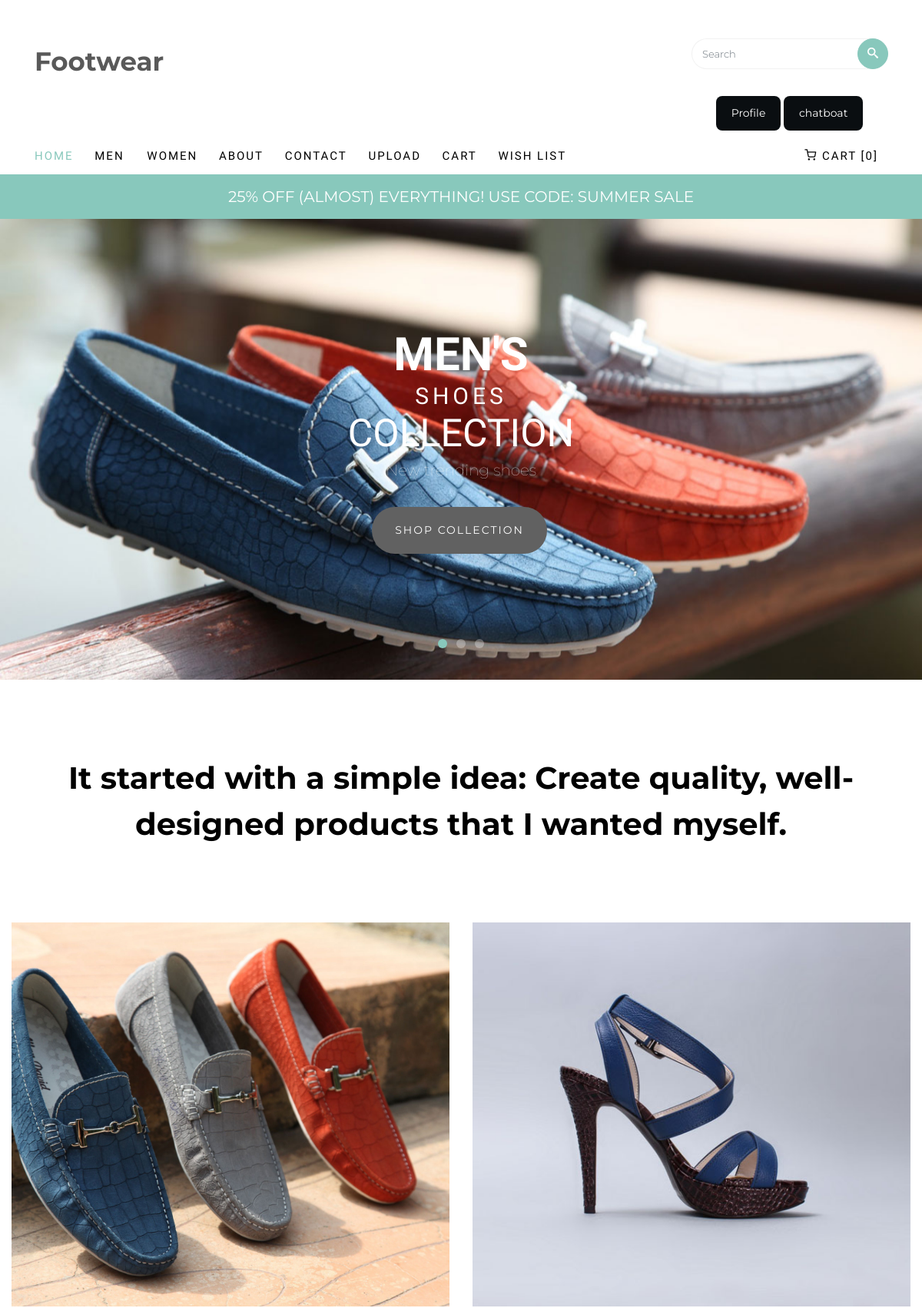
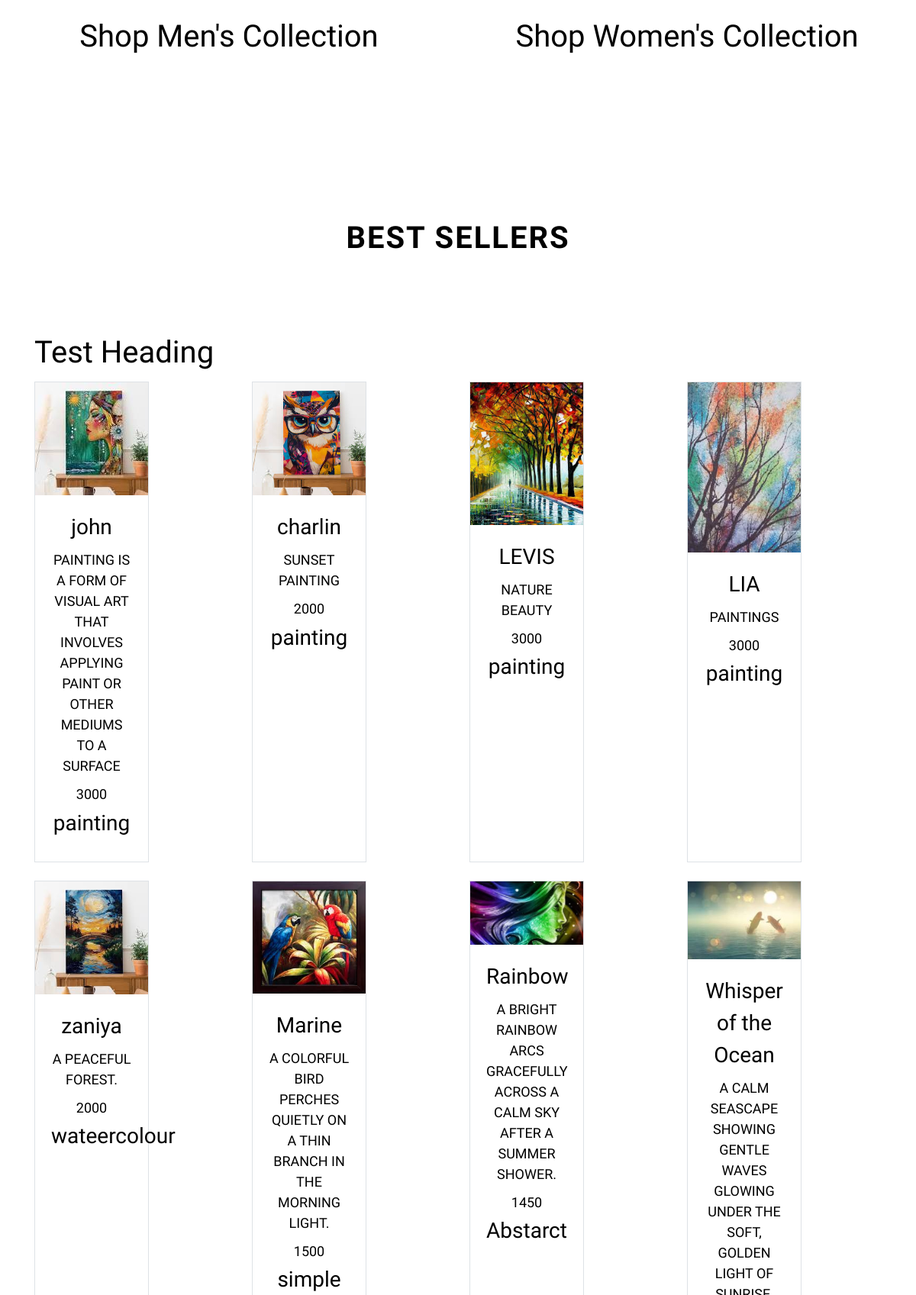
/paintapp (signed in, upper part), run on the app's committed database (2 pictures, top to bottom).
### paintapp/models.py (models this page shows)
class Upload(models.Model):
    name=models.CharField(max_length=100,null=True,blank=True)
    price=models.IntegerField(null=True,blank=True)
    description=models.CharField(max_length=100,null=True,blank=True)
    image=models.ImageField(upload_to='uploadimages',null=True,blank=True)
    category=models.CharField(max_length=100,null=True,blank=True)
    user=models.ForeignKey(CustomUser,on_delete=models.CASCADE,related_name='userdetails')
    def __str__(self):
       return str(self.name)

### paintapp/views.py (the view)
# urls.py: path('',views.index,name='index'),
def index(request):
    paints = Upload.objects.exclude(user=request.user)
    print(paints,'hlooooo')
    context={
        'paints':paints
    }
    return render(request, 'index.html', context)

### paintapp/templates/index.html (shortened to what this page needs)
{% load static %}
<!DOCTYPE HTML>
<html>
	<head>
	<link rel="stylesheet" href="{% static 'css/animate.css'%}">
	<link rel="stylesheet" href="{% static 'css/icomoon.css'%}">
	<link rel="stylesheet" href="{% static 'css/ionicons.min.css'%}">
	<link rel="stylesheet" href="{% static 'css/bootstrap.min.css'%}">
	<link rel="stylesheet" href="{% static 'css/magnific-popup.css'%}">
	<link rel="stylesheet" href="{% static 'css/flexslider.css'%}">
	<link rel="stylesheet" href="{% static 'css/owl.carousel.min.css'%}">
	<link rel="stylesheet" href="{% static 'css/owl.theme.default.min.css'%}">
	<link rel="stylesheet" href="{% static 'css/bootstrap-datepicker.css'%}">
	<link rel="stylesheet" href="{% static 'fonts/flaticon/font/flaticon.css'%}">
	<link rel="stylesheet" href="{% static 'css/style.css'%}">
	</head>
	<body>
	<div id="page">
		<nav class="colorlib-nav" role="navigation">
			<div class="top-menu">
				<div class="container">
					<div class="row">
						<div class="col-sm-7 col-md-9">
							<div id="colorlib-logo"><a href="{% url  'paintapp:index'  %}">Footwear</a></div>
						</div>
						<div class="col-sm-5 col-md-3">
			            <form action="#" class="search-wrap">
			               <div class="form-group">
			                  <input type="search" class="form-control search" placeholder="Search">
			                  <button class="btn btn-primary submit-search text-center" type="submit"><i class="icon-search"></i></button>
			               </div>
						   <div class="profile-card" style="max-width:400px;margin:50px  rgba(174, 27, 27, 0.931);text-align:center;">
							<button style="margin-top:15px;padding:10px 20px;border:none;border-radius:8px;background-color:#0a0e11; ;">
							 <a style="color:white; text-decoration:none;" href="{% url 'paintapp:profile'  %}" >Profile</a>
							</button>
							<button style="margin-top:15px;padding:10px 20px;border:none;border-radius:8px;background-color:#0a0e11; ;">
							<a style="color:white; text-decoration:none;" href="{% url 'paintapp:chatboat'  %}" >chatboat</a>
							</button>
							</div>
						</form>
			         </div>
		         </div>
					<div class="row">
						<div class="col-sm-12 text-left menu-1">
							<ul>
								<li class="active"><a href="{% url 'paintapp:index' %}">Home</a></li>
								<li class="has-dropdown">
									<a href="{% url 'paintapp:men' %}">Men</a>
								</li>
								<li><a href="{% url  'paintapp:women' %}">Women</a></li>
								<li><a href="{% url  'paintapp:about' %}">About</a></li>
								<li><a href="{% url  'paintapp:contact' %}">Contact</a></li>
								<li><a href="{% url  'paintapp:upload' %}">Upload</a></li>
								<li><a href="{% url  'paintapp:secondcart' %}">Cart</a></li>
								<li><a href="{% url  'paintapp:viewwishlist' %}">Wish list</a></li>
								<li class="cart"><a href="{% url 'paintapp:cart'  %}"><i class="icon-shopping-cart"></i> Cart [0]</a></li>
							</ul>
						</div>
					</div>
				</div>
			</div>
			<div class="sale">
				<div class="container">
					<div class="row">
						<div class="col-sm-8 offset-sm-2 text-center">
							<div class="row">
								<div class="owl-carousel2">
									<div class="item">
										<div class="col">
											<h3><a href="#">25% off (Almost) Everything! Use Code: Summer Sale</a></h3>
										</div>
									</div>
								</div>
							</div>
						</div>
					</div>
				</div>
			</div>
		</nav>
	{% block content %}
		<aside id="colorlib-hero">
			<div class="flexslider">
				<ul class="slides">
			   	<li style="background-image: url('{% static "images/img_bg_1.jpg"%}');">
			   		<div class="overlay"></div>
			   		<div class="container-fluid">
			   			<div class="row">
				   			<div class="col-sm-6 offset-sm-3 text-center slider-text">
				   				<div class="slider-text-inner">
				   					<div class="desc">
					   					<h1 class="head-1">Men's</h1>
					   					<h2 class="head-2">Shoes</h2>
					   					<h2 class="head-3">Collection</h2>
					   					<p class="category"><span>New trending shoes</span></p>
					   					<p><a href="#" class="btn btn-primary">Shop Collection</a></p>
				   					</div>
				   				</div>
				   			</div>
				   		</div>
			   		</div>
			   	</li>
			  	</ul>
		  	</div>
		</aside>
		<div class="colorlib-intro">
			<div class="container">
				<div class="row">
					<div class="col-sm-12 text-center">
						<h2 class="intro">It started with a simple idea: Create quality, well-designed products that I wanted myself.</h2>
					</div>
				</div>
			</div>
		</div>
		<div class="colorlib-product">
			<div class="container-fluid">
				<div class="row">
					<div class="col-sm-6 text-center">
						<div class="featured">
							<a href="#" class="featured-img" style="background-image: url('{% static "images/men.jpg"%}');"></a>
							<div class="desc">
								<h2><a href="#">Shop Men's Collection</a></h2>
							</div>
						</div>
					</div>
					<div class="col-sm-6 text-center">
						<div class="featured">
							<a href="#" class="featured-img" style="background-image: url('{% static "images/women.jpg"%}');"></a>
							<div class="desc">
								<h2><a href="#">Shop Women's Collection</a></h2>
							</div>
						</div>
					</div>
				</div>
			</div>
		</div>
		<div class="colorlib-product">
			<div class="container">
				<div class="row">
					<div class="col-sm-8 offset-sm-2 text-center colorlib-heading">
						<h2>Best Sellers</h2>
					</div>
				</div>
				<h1>Test Heading</h1>
				<div class="row row-pb-md">
				{% for i in paints %}
					<div class="col-lg-3 col-md-4 col-sm-6 mb-4 text-center">
					<div style="width:150px; height:150px;" class="product-entry border">
						<a href="#" class="prod-img">
							{% if i.image %}
						<a href="{% url 'paintapp:userupdate' i.id %}">
						<img src="{{ i.image.url }}" class="img-fluid" alt="{{ i.image }}">
						</a>
							{% else %}
						<img src="https://media.istockphoto.com/id/814423752/photo/eye-of-model-with-colorful-art-make-up-close-up.jpg?s=612x612&w=0&k=20&c=l15OdMWjgCKycMMShP8UK94ELVlEGvt7GmB_esHWPYE=" class="img-fluid" alt="{{ i.image }}">
							{% endif %}
						</a>
						<div class="desc">
						<h3>{{ i.name }}</h3>
						<h2><a href="#">{{ i.description }}</a></h2>
						<span class="price">{{ i.price }}</span>
						<h3>{{ i.category }}</h3>
						</div>
					</div>
					</div>
				{% endfor %}
				</div>
			</div>
		</div>
{% endblock %}
	</div>
	</body>
</html>

### paintapp/static/css/icomoon.css (style rules this page uses)
[class^="icon-"], [class*=" icon-"] { font-family: 'icomoon' !important; speak: none; font-style: normal; font-weight: normal; font-variant: normal; text-transform: none; line-height: 1; -webkit-font-smoothing: antialiased; -moz-osx-font-smoothing: grayscale; }
.icon-shopping-cart:before { content: "\e9c8"; }
.icon-search:before { content: "\ebfd"; }

### data on the page
Upload: image (picture), name "john", description "PAINTING IS A FORM OF VISUAL ART THAT INVOLVES APPLYING PAINT OR OTHER MEDIUMS TO A SURFACE", price "3000", category "painting"
Upload: image (picture), name "charlin", description "SUNSET PAINTING", price "2000", category "painting"
Upload: image (picture), name "LEVIS", description "NATURE BEAUTY", price "3000", category "painting"
Upload: image (picture), name "LIA", description "PAINTINGS", price "3000", category "painting"
Upload: image (picture), name "zaniya", description "A PEACEFUL FOREST.", price "2000", category "wateercolour"
Upload: image (picture), name "Marine", description "A COLORFUL BIRD PERCHES QUIETLY ON A THIN BRANCH IN THE MORNING LIGHT.", price "1500", category "simple"
Upload: image (picture), name "Rainbow", description "A BRIGHT RAINBOW ARCS GRACEFULLY ACROSS A CALM SKY AFTER A SUMMER SHOWER.", price "1450", category "Abstarct"
Upload: image (picture), name "Whisper of the Ocean"
